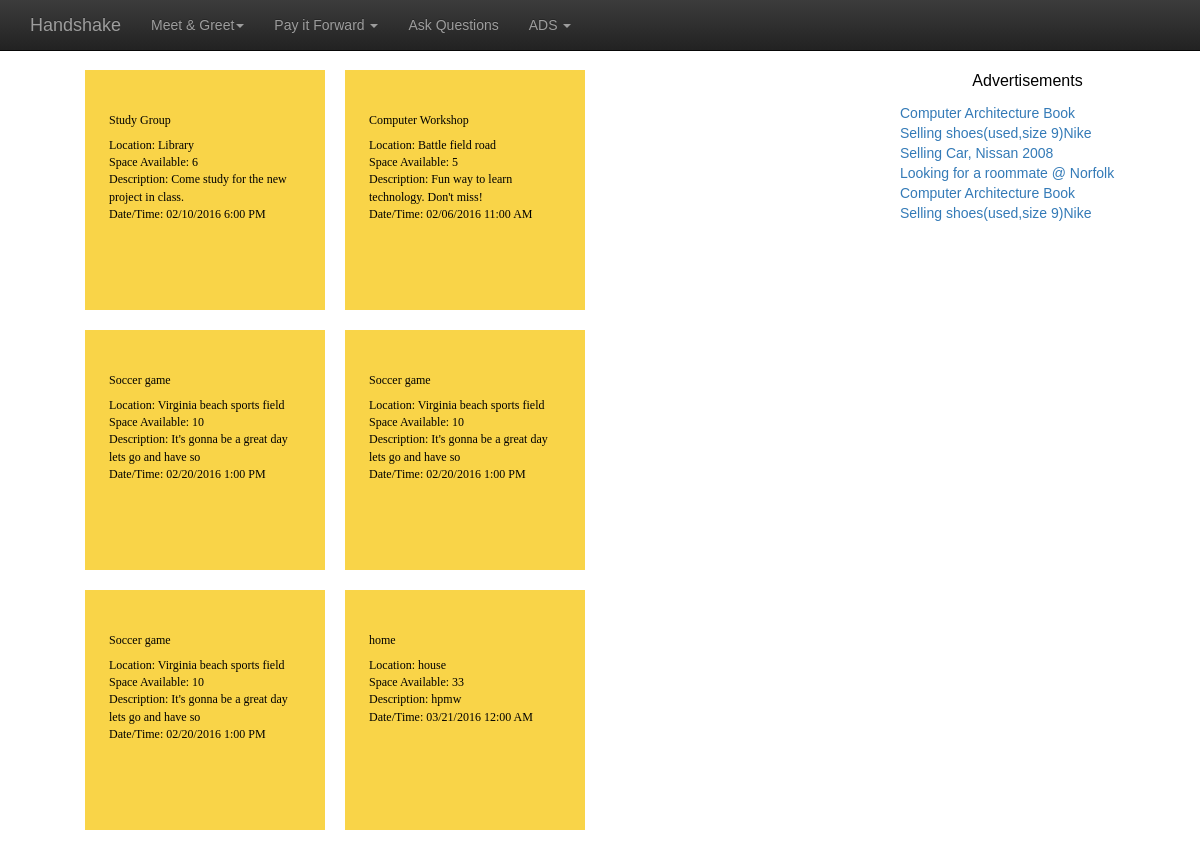
/event.php, run on the app's committed database.
### tables this page shows
CREATE TABLE `meetup` (
  `id` int(11) NOT NULL AUTO_INCREMENT,
  `eventname` varchar(45) NOT NULL,
  `location` varchar(45) DEFAULT NULL,
  `space` varchar(45) DEFAULT NULL,
  `eventdescription` varchar(45) DEFAULT NULL,
  `startdate` varchar(45) DEFAULT NULL,
  PRIMARY KEY (`id`)
);

### event.php (the view, shortened to what this page needs)
<?php
include("include/db.php");
 ?>
<!DOCTYPE html>
<html>
<head>
    <?php include("include/header.php"); ?>
	<link type="text/css" href="/css/event.css" rel="stylesheet">
</head>
<body>
<?php include("include/nav.php"); ?>
<?php
$query = "SELECT * FROM meetup ORDER BY id DESC" ;
$result = mysqli_query($conn, $query);
?>
<div class="csswrap">
	<div class="col-md-9">
		<ul>
      <?php while($row = mysqli_fetch_array($result)){ ?>
			<li>
				<a href="/view_meetup.php?id=<?php echo $row['id']; ?>">
				<h2><?php echo $row['eventname']; ?></h2>
				<p>Location: <?php echo $row['location']; ?><br>
          Space Available: <?php echo $row['space']; ?><br>
          Description: <?php echo $row['eventdescription']; ?><br>
          Date/Time: <?php echo $row['startdate']; ?></p>
				</a>
			</li>
      <?php } ?>
  </ul >
</div>
</div>
		<div class="col-md-3">
		<ul>
		<li> <p  align=center style="font-size: 16px;padding-top: 40px;"> Advertisements </p> </li>
		<li> <a href=#> Computer Architecture Book </a> </li>
		 <li> <a href=#> Selling shoes(used,size 9)Nike</a> <li>
		<li> <a href=#> Selling Car, Nissan 2008 </a> </li>
		<li> <a href=#> Looking for a roommate @ Norfolk </a> </li>
		<li> <a href=#> Computer Architecture Book </a> </li>
		 <li> <a href=#> Selling shoes(used,size 9)Nike</a> <li>
		 </ul>
		</div>
</body>
</html>

### include/header.php
<link href="/css/bootstrap.min.css" rel="stylesheet" type="text/css">
<link href="/css/bootstrap-theme.css" rel="stylesheet" type="text/css">
<link href="/css/custom.css" rel="stylesheet" type="text/css">
<link href="/css/style.css" rel="stylesheet" type="text/css">
<link rel="stylesheet" href="/bower_components/eonasdan-bootstrap-datetimepicker/build/css/bootstrap-datetimepicker.min.css" />

### include/nav.php (shortened to what this page needs)
<nav class="navbar navbar-inverse navbar-fixed-top" id="my-navbar">
	<div class="container">
		<div class="navbar-header">
			<a href="http://<?php echo $_SERVER['SERVER_NAME']?>" class="navbar-brand">Handshake</a>
		</div>
		<div class="collapse navbar-collapse" id="navbar-collapse">
			<ul class="nav navbar-nav">
				<li class="dropdown">
           <a href="http://<?php echo $_SERVER['SERVER_NAME']."/event.php"?>" class="dropdown-toggle" data-toggle="dropdown" role="button" aria-haspopup="true" aria-expanded="false">Meet &amp; Greet<span class="caret"></span></a>
         </li>
<li class="dropdown">
           <a href="http://<?php echo $_SERVER['SERVER_NAME']."/payforward/advice.php"?>" class="dropdown-toggle" data-toggle="dropdown" role="button" aria-haspopup="true" aria-expanded="false">Pay it Forward <span class="caret"></span></a>
         </li>
  <li><a href="http://<?php echo $_SERVER['SERVER_NAME']."/commentbox.php"?>">Ask Questions</a>
	<li class="dropdown">
           <a href="http://<?php echo $_SERVER['SERVER_NAME']."/payforward/advice.php"?>" class="dropdown-toggle" data-toggle="dropdown" role="button" aria-haspopup="true" aria-expanded="false">ADS <span class="caret"></span></a>
         </li>
			</ul>
		</div>
	</div>
</nav>

### css/event.css (style rules this page uses)
* { margin:0; padding:0; }
body { font-family:arial,sans-serif; font-size:100%; margin:3em; background:white; color:#ffc; }
ul li a { font-size: 14px; }
p { font-size: 16px; color: #000; }
.csswrap h2,p { font-size:100%; font-weight:normal; }
.csswrap ul,li { list-style:none; }
.csswrap ul { overflow:hidden; padding:3em; }
.csswrap ul li a { font-family: cursive; font-size: 12px; text-decoration:none; color:#000; background:#F9D448; display:block; height:20em; width:20em; padding:2em; }
.csswrap ul li { margin:1em; float:left; }

### data on the page
meetup: eventname "Study Group", location "Library", space "6", eventdescription "Come study for the new project in class.", startdate "02/10/2016 6:00 PM"
meetup: eventname "Computer Workshop", location "Battle field road", space "5", eventdescription "Fun way to learn technology. Don't miss!", startdate "02/06/2016 11:00 AM"
meetup: eventname "Soccer game", location "Virginia beach sports field", space "10", eventdescription "It's gonna be a great day lets go and have so", startdate "02/20/2016 1:00 PM"
meetup: eventname "Soccer game", location "Virginia beach sports field", space "10", eventdescription "It's gonna be a great day lets go and have so", startdate "02/20/2016 1:00 PM"
meetup: eventname "Soccer game", location "Virginia beach sports field", space "10", eventdescription "It's gonna be a great day lets go and have so", startdate "02/20/2016 1:00 PM"
meetup: eventname "home", location "house", space "33", eventdescription "hpmw", startdate "03/21/2016 12:00 AM"
